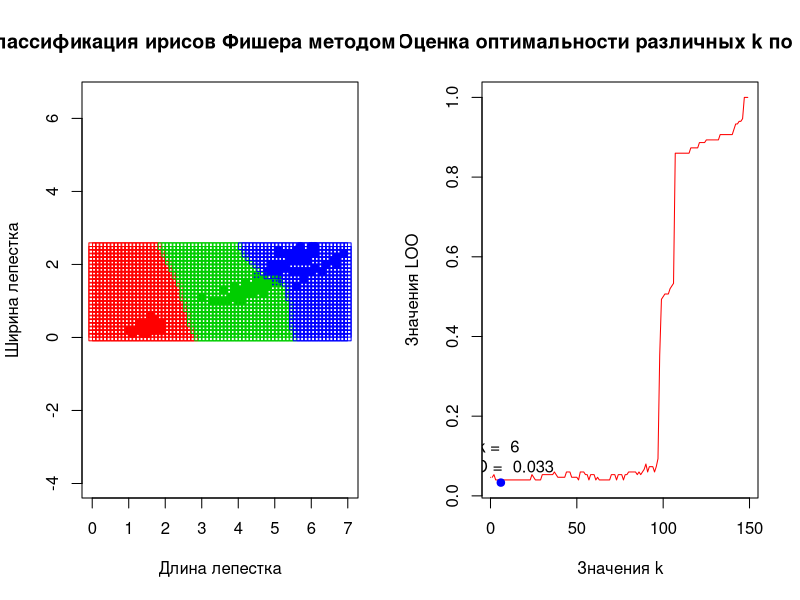

The R script that drew this image: (Note: this script raises an error after producing the figure.)
distance <- function(u, v) sqrt(sum((u - v)^2))
get_distances <- function(xl, z) apply(xl[,1:(ncol(xl)-1)], 1, distance, z)
sort_objects_by_dist <- function(xl, z) xl[order(get_distances(xl, z)),]

w.kwnn <- function(i, k, q) (i <= k) * q^i # Весовая функция
kwNN_onSortedXl <- function(ordered_xl, k, q) {
  weights <- w.kwnn(1:nrow(ordered_xl), k, q)
  names(weights) <- ordered_xl[, ncol(ordered_xl)]
  sum_by_class <- sapply(unique(sort(names(weights))), function(class, weights) sum(weights[names(weights) == class]), weights)
  names(which.max(sum_by_class))
}

kwNN <- function(xl, z, k, q) {
  ordered_xl <- sort_objects_by_dist(xl, z)
  weights <- w.kwnn(1:nrow(ordered_xl), k, q)
  names(weights) <- ordered_xl[, ncol(ordered_xl)]
  sum_by_class <- sapply(unique(sort(names(weights))), function(class, weights) sum(weights[names(weights) == class]), weights)
  names(which.max(sum_by_class))
}

lOO <- function(xl) { 
  # Метод скользящего контроля для подбора оптимального k
  l <- nrow(xl)
  n <- ncol(xl)
  qRange <- seq(0.1, 1, 0.1)
  lOOForK <- matrix(0, l-1, length(qRange))
  for (i in 1:l) {
    orderedXL <- sort_objects_by_dist(xl[-i, ], xl[i, 1:(n-1)])  # Выборка без i-го объекта, отсортированная относительно него
    for (k in 1:(l-1)) lOOForK[k,] <- lOOForK[k,] + sapply(qRange, function(q) (kwNN_onSortedXl(orderedXL, k, q) != xl[i, n]) / l)
  }
  return (lOOForK) # Матрица зависимости LOO от k и q
}

getOptimalPar <- function(lOOForK) arrayInd(which.min(lOOForK), dim(lOOForK)) # Получить оптимальные k и q

getIrisClassMap <- function(xl, k, q) { 
  # Построим карту классификации на основе ирисов Фишера, и запишем её в матрицу
  classifiedObjects <- c()
  for (i in seq(0, 7, 0.1))
    for (j in seq(0, 2.5, 0.1)) 
      classifiedObjects <- rbind(classifiedObjects, c(i, j, kwNN(xl, c(i, j), k, q)))
  classifiedObjects
}

drawPlots <- function(k, q, lOOForK, classifiedObjects) {
  l <- nrow(classifiedObjects)
  n <- ncol(classifiedObjects)
  colors = c("setosa" = "red", "versicolor" = "green3", "virginica" = "blue")
  q10 = q * 10
  par(mfrow=c(1, 2))
  # Карта классификации
  plot(xl[, 1:(n-1)], pch = 21, bg = colors[xl[,n]], col = colors[xl[,n]], xlim = c(0, 7), main="Классификация ирисов Фишера методом kwNN", xlab = "Длина лепестка", ylab = "Ширина лепестка", asp = 1)
  points(classifiedObjects[,1:(n-1)], pch = 22, col = colors[classifiedObjects[,n]])
  # График LOO
  plot(lOOForK[1:nrow(lOOForK), q10], type = "l", bg = "red", col = "red", main = "Оценка оптимальности различных k по LOO", xlab = "Значения k", ylab = "Значения LOO")
  points(k, lOOForK[k, q10], pch = 21, bg = "blue", col = "blue")
  label = paste("k = ", k, "\n", "LOO = ", round(lOOForK[k, q10], 3))
  text(k, lOOForK[k, q10], labels = label, pos = 3)
  lines(lOOForK, col = "red")  
}

#main <- function() {
  xl <- iris[, 3:5]
  lOOForK <- lOO(xl)
  opt_par <- getOptimalPar(lOOForK)
  print(opt_par)
  k <- opt_par[1]
  q <- opt_par[2] / 10
  classifiedObjects <- getIrisClassMap(xl, k, q)
  drawPlots(k, q, lOOForK, classifiedObjects)
#}

main()
